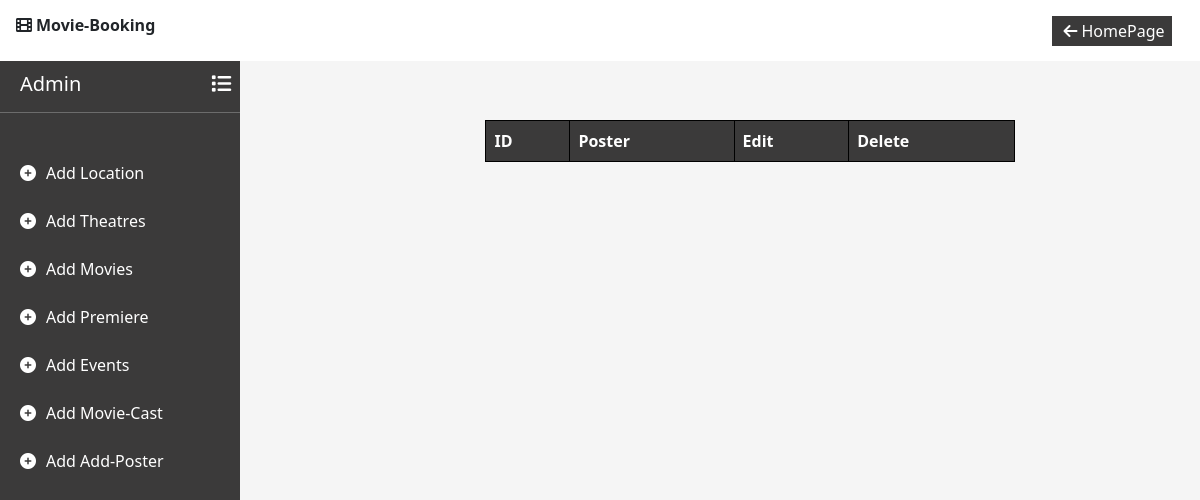
The app's page /posterManage/, older data.
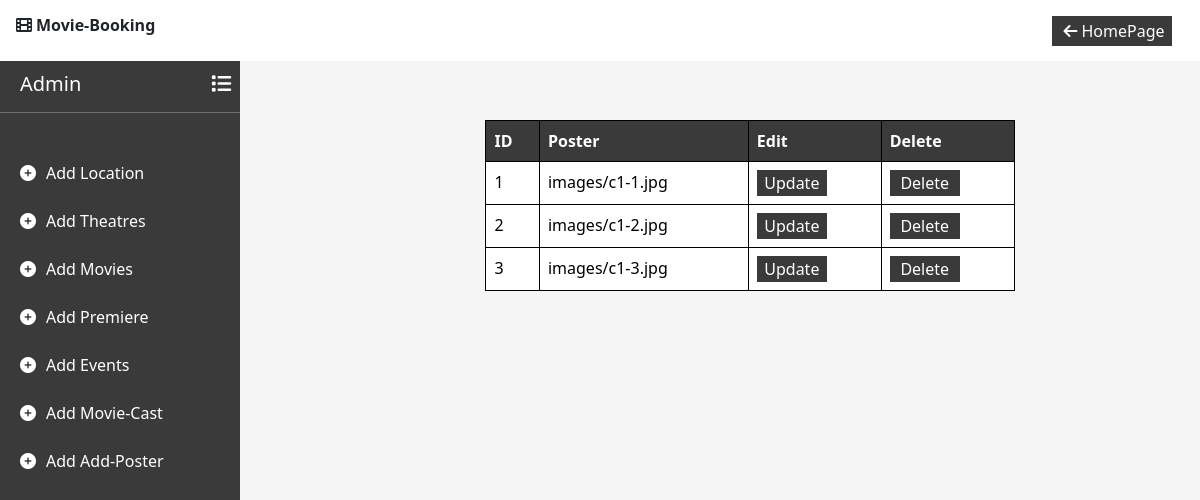
The same page, newer data.
### movie/models.py (models this page shows)
class Adds(models.Model):
    add_poster= models.ImageField(upload_to='images')

### movie/views.py (the view)
# urls.py: path('posterManage/',views.addManage),
def addManage(request):
    context={}
    add = Adds.objects.all()
    context["posters"]=add
    return render(request,"posterManage.html",context)

### movie/templates/posterManage.html (shortened to what this page needs)
<!DOCTYPE html>
<html lang="en">
<head>
    <link href="https://cdn.jsdelivr.net/npm/bootstrap@5.3.2/dist/css/bootstrap.min.css" rel="stylesheet">
    <link rel="stylesheet" href="https://cdnjs.cloudflare.com/ajax/libs/font-awesome/6.0.0/css/all.min.css">
</head>
<body>
    <nav class="navbar navbar-expand-lg d-flex flex-row bg-white fixed-top">
        <div class="container-fluid justify-content-start">
            <p class="fonticon"><i class="fa-solid fa-film mx-1"></i>Movie-Booking</p>
        </div>
        <div class="container-fluid justify-content-end mx-3">
            <button type="button" id="logbtn" onclick="back()"><i class="fa-solid fa-arrow-left mx-1"></i>HomePage</button>
        </div>
    </nav>
    <div class="sidebar">
        <div class="sidebar-content">
            <h5 class="admin">Admin<i class="fa-solid fa-list"></i></h5><hr>
        </div>
        <P class="links"><i class="fa-solid fa-circle-plus"></i><a href="/addLocation/" class="addlink">Add Location</a></P>
        <P class="links"><i class="fa-solid fa-circle-plus"></i><a href="/addTheatre/" class="addlink">Add Theatres</a></P>
        <P class="links"><i class="fa-solid fa-circle-plus"></i><a href="/addMovies/" class="addlink">Add Movies</a></P>
        <P class="links"><i class="fa-solid fa-circle-plus"></i><a href="/addPremiere/" class="addlink">Add Premiere</a></P>
        <P class="links"><i class="fa-solid fa-circle-plus"></i><a href="/addEvents/" class="addlink">Add Events</a></P>
        <P class="links"><i class="fa-solid fa-circle-plus"></i><a href="/addCast/" class="addlink">Add Movie-Cast</a></P>
        <P class="links"><i class="fa-solid fa-circle-plus"></i><a href="/addPoster/" class="addlink">Add Add-Poster</a></P>
    </div>
    <div class="content">
        <div class="container d-flex align-items-center justify-content-center">
            <div class="table-responsive">
                <table class="table">
                    <tr>
                        <th>ID</th>
                        <th>Poster</th>
                        <th>Edit</th>
                        <th>Delete</th>
                    </tr>
                    {% for poster in posters %}
                    <tr>
                        <td>{{poster.id}}</td>
                        <td>{{poster.add_poster}}</td>
                        <td><button class="edbtn"><a href="/editposter/{{poster.id}}/" class="hrefbtn">Update</a></button></td>
                        <td><button class="edbtn" onclick="deletePoster()"><a href="/deleteposter/{{poster.id}}/" class="hrefbtn">Delete</a></button></td>
                    </tr>
                    {% endfor %}
                </table>
            </div>
        </div>
    </div>
</body>
</html>

Row changes from the older to the newer data that the page shows:
added Adds: id "1", add_poster "images/c1-1.jpg"
added Adds: id "2", add_poster "images/c1-2.jpg"
added Adds: id "3", add_poster "images/c1-3.jpg"
